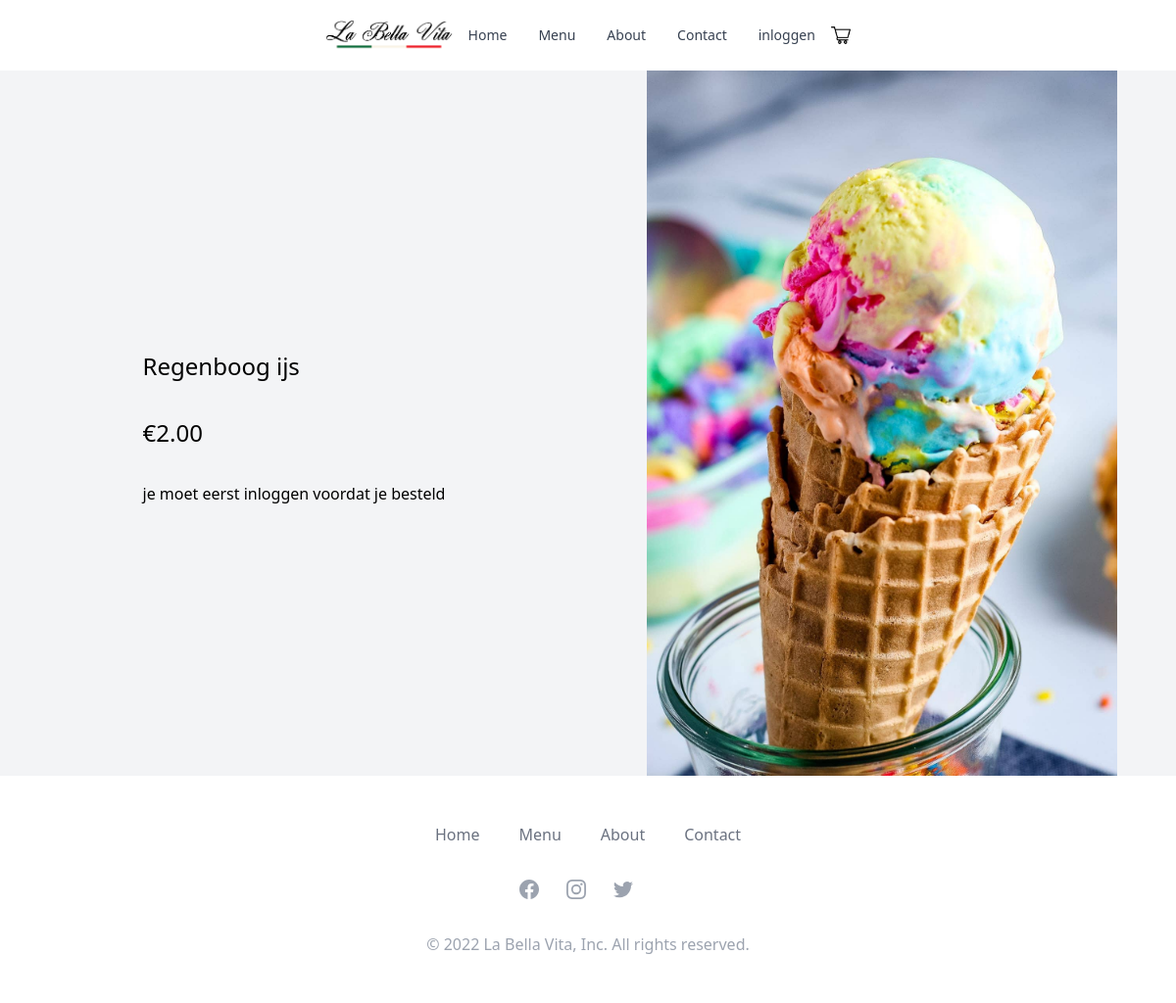
Screenshot of /detail.php?id=18 with the database file from the repository.
### tables this page shows
CREATE TABLE IF NOT EXISTS `products` (
	`id` int(11) NOT NULL AUTO_INCREMENT,
	`naam` varchar(200) NOT NULL,
  `short_desc` text NOT NULL,
	`desc` text NOT NULL,
	`quantity` int(11) NOT NULL,
	`image` text NOT NULL,
   `price` decimal(7,2) NOT NULL,
	`date_added` datetime NOT NULL DEFAULT CURRENT_TIMESTAMP,
	PRIMARY KEY (`id`)
);

### database.php (called while the page is built, shortened)
<?php
class DB {
    protected function connect() {
          $server = "localhost";
          $username = "root";
          $password = "";
          $dbname = "restaurant";
          try {
               $conn = new PDO(
                    "mysql:host=$server; dbname=$dbname",
                    "$username", "$password"
               );
               $conn->setAttribute(
                    PDO::ATTR_ERRMODE,
                    PDO::ERRMODE_EXCEPTION
               );
               return $conn;
          }
          catch(PDOException $e) {
               die('Unable to connect with the database');
          }
     }
    public function getDetail() {
     $stmt = $this->connect()->prepare("SELECT * FROM products WHERE id = :id");
     $stmt->bindParam(":id", $_GET["id"]);
     $stmt->execute();
     return $stmt;
    }
}
?>

### detail.php (the view, shortened to what this page needs)
<?php
include('database.php');
$db = new DB();
$details = $db->getDetail();
$conn = pdo_connect_mysql();
?>
<!DOCTYPE html>
<html lang="en">
<head>
    <script src="https://cdn.tailwindcss.com"></script>
</head>
<body>
    <nav class="bg-white px-2 sm:px-4 py-2.5 light:bg-gray-900 relative w-full z-20 top-0 left-0">
        <div class="container flex flex-wrap justify-between items-center mx-auto">
            <div class="hidden justify-between items-center w-full md:flex md:w-auto md:order-1" id="navbar">
                <a href="index.php"><img src="src/images/logo.png" class="max-w-full h-8"></a>
                <ul class="flex flex-col p-4 mt-4 bg-gray-50 rounded-lg border border-gray-100 md:flex-row md:space-x-8 md:mt-0 md:text-sm md:font-medium md:border-0 md:bg-white light:bg-gray-800 md:light:bg-gray-900 light:border-gray-700">
                <li>
                        <a href="index.php" class="block py-2 pr-4 pl-3 text-gray-700 rounded hover:bg-gray-100 md:hover:bg-transparent md:hover:text-red-700 md:p-0 md:light:hover:text-white light:text-gray-400 light:hover:bg-gray-700 light:hover:text-white md:light:hover:bg-transparent light:border-gray-700">Home</a>
                    </li>
                    <li>
                        <a href="menu.php" class="block py-2 pr-4 pl-3 text-gray-700 rounded hover:bg-gray-100 md:hover:bg-transparent md:hover:text-red-700 md:p-0 md:light:hover:text-white light:text-gray-400 light:hover:bg-gray-700 light:hover:text-white md:light:hover:bg-transparent light:border-gray-700">Menu</a>
                    </li>
                    <li>
                        <a href="about.php" class="block py-2 pr-4 pl-3 text-gray-700 rounded hover:bg-gray-100 md:hover:bg-transparent md:hover:text-red-700 md:p-0 md:light:hover:text-white light:text-gray-400 light:hover:bg-gray-700 light:hover:text-white md:light:hover:bg-transparent light:border-gray-700">About</a>
                    </li>
                    <li>
                        <a href="contact.php" class="block py-2 pr-4 pl-3 text-gray-700 rounded hover:bg-gray-100 md:hover:bg-transparent md:hover:text-red-700 md:p-0 md:light:hover:text-white light:text-gray-400 light:hover:bg-gray-700 light:hover:text-white md:light:hover:bg-transparent light:border-gray-700">Contact</a>
                    </li>
                    <div class="form">
                        <?php
                        if (isset($_SESSION["userid"])) {
                            if ($_SESSION["username"] === "Admin") {
                                $present_time = date("H:i:s-m/d/y");
                                $expiry = 60 * 24 * 60 * 60 + time();
                                setcookie("last_visit", $present_time, $expiry);
                                if (isset($_COOKIE["last_visit"])) {
                                    $last_visit = $_COOKIE["last_visit"];
                                    $last_seen = $conn->prepare("UPDATE users SET last_seen = ? WHERE id = ?");
                                    $last_seen->execute([$last_visit, $_SESSION["userid"]]);
                                }
                        ?>
                                <a href="admin.php" class="mr-4">Admin</a>
                                <a href="includes/logout.inc.php">Logout</a>
                            <?php
                            } else {
                                $present_time = date("H:i:s-m/d/y");
                                $expiry = 60 * 24 * 60 * 60 + time();
                                setcookie("last_visit", $present_time, $expiry);
                                if (isset($_COOKIE["last_visit"])) {
                                    $last_visit = $_COOKIE["last_visit"];
                                    $last_seen = $conn->prepare("UPDATE users SET last_seen = ? WHERE id = ?");
                                    $last_seen->execute([$last_visit, $_SESSION["userid"]]);
                                }
                            ?>
                                <a class="mr-4" href="profiel.php?naam=<?= $_SESSION["username"] ?>"><?= $_SESSION["username"] ?></a>
                                <a href="includes/logout.inc.php">Logout</a>
                            <?php
                            }
                        } else {
                            ?>
                            <a href="login.php" class="block py-2 pr-4 pl-3 text-gray-700 rounded hover:bg-gray-100 md:hover:bg-transparent md:hover:text-red-700 md:p-0 md:light:hover:text-white light:text-gray-400 light:hover:bg-gray-700 light:hover:text-white md:light:hover:bg-transparent light:border-gray-700">inloggen</a>
                        <?php
                        }
                        ?>
                    </div>
                </ul>
                <div>
                    <a href="index.php?page=winkel" class="object-right block py-2 pr-4 pl-3 text-gray-700 rounded hover:bg-gray-100 md:hover:bg-transparent md:hover:text-red-700 md:p-0 md:light:hover:text-white light:text-gray-400 light:hover:bg-gray-700 light:hover:text-white md:light:hover:bg-transparent light:border-gray-700"><img src="src/images/winkel.png" height="10px" width="20px"></a>
                </div>
            </div>
        </div>
    </nav>
    <div class="container-fluid mx-auto flex flex-col md:flex-row items-center bg-gray-100 ">
        <div class="flex flex-col w-full lg:w-1/2 justify-center items-center px-15 ">
            <?php foreach ($details as $data) {
               $naam = $data['naam'];
                $price = $data['price'];
                $image = $data['image'];
                $quantity = $data['quantity'];
            }
            ?>
                <form action="winkel.php" method="post">
                    <p class="text-2xl font-light leading-normal mt-2 mb-8"><?= $naam ?> </p>
                    <p class="text-2xl font-light leading-normal mt-2 mb-8">&euro;<?= $price ?> </p>
                    <?php
                    if (isset($_SESSION["userid"])) {
                    if ($quantity <= 0) {
                    ?>
                        <p>Product is niet meer op voorraad</p>
                    <?php } else { ?>
                        <input type="number" name="p_qty" value="1" min="1" max="<?= $quantity?>" placeholder="Quantity" required>
                        <button class="text-l font-bold leading-tight bg-green-500 hover:text-white text-black font-bold py-3 px-12 " name="add_to_cart">In winkelmandje</button>
                    <?php
                    }
                } else {
                    ?>
                        <p>je moet eerst inloggen voordat je besteld</p>
                    <?php
                    }
                    ?>
                </form>
        </div>
        <div class="flex flex-col w-full lg:w-1/2 justify-center items-center px-15">
            <img class="w-full lg:w-4/5" src="src/images/<?= $image ?>">
        </div>
    </div>
    <section class="bg-white">
        <div class="max-w-screen-xl px-4 py-12 mx-auto space-y-8 overflow-hidden sm:px-6 lg:px-8">
            <nav class="flex flex-wrap justify-center -mx-5 -my-2">
                <div class="px-5 py-2">
                    <a href="index.php" class="text-base leading-6 text-gray-500 hover:text-gray-900">Home</a>
                </div>
                <div class="px-5 py-2">
                    <a href="menu.php" class="text-base leading-6 text-gray-500 hover:text-gray-900">Menu</a>
                </div>
                <div class="px-5 py-2">
                    <a href="about.php" class="text-base leading-6 text-gray-500 hover:text-gray-900">About</a>
                </div>
                <div class="px-5 py-2">
                    <a href="contact.php" class="text-base leading-6 text-gray-500 hover:text-gray-900">Contact</a>
                </div>
            </nav>
            <div class="flex justify-center mt-8 space-x-6">
                <a href="https://www.facebook.com/Trattorialabellavitacasto/" class="text-gray-400 hover:text-gray-500">
                </a>
                <a href="https://www.instagram.com/labellavitacasto.nl/" class="text-gray-400 hover:text-gray-500">
                </a>
                <a href="#" class="text-gray-400 hover:text-gray-500">
                </a>
                <a href="#" class="text-gray-400 hover:text-gray-500">
            </div>
            <p class="mt-8 text-base leading-6 text-center text-gray-400">© 2022 La Bella Vita, Inc. All rights
                reserved.</p>
        </div>
    </section>
</body>
</html>

### rows the page displays
products: naam "Regenboog ijs", price "2.00", image (picture)
